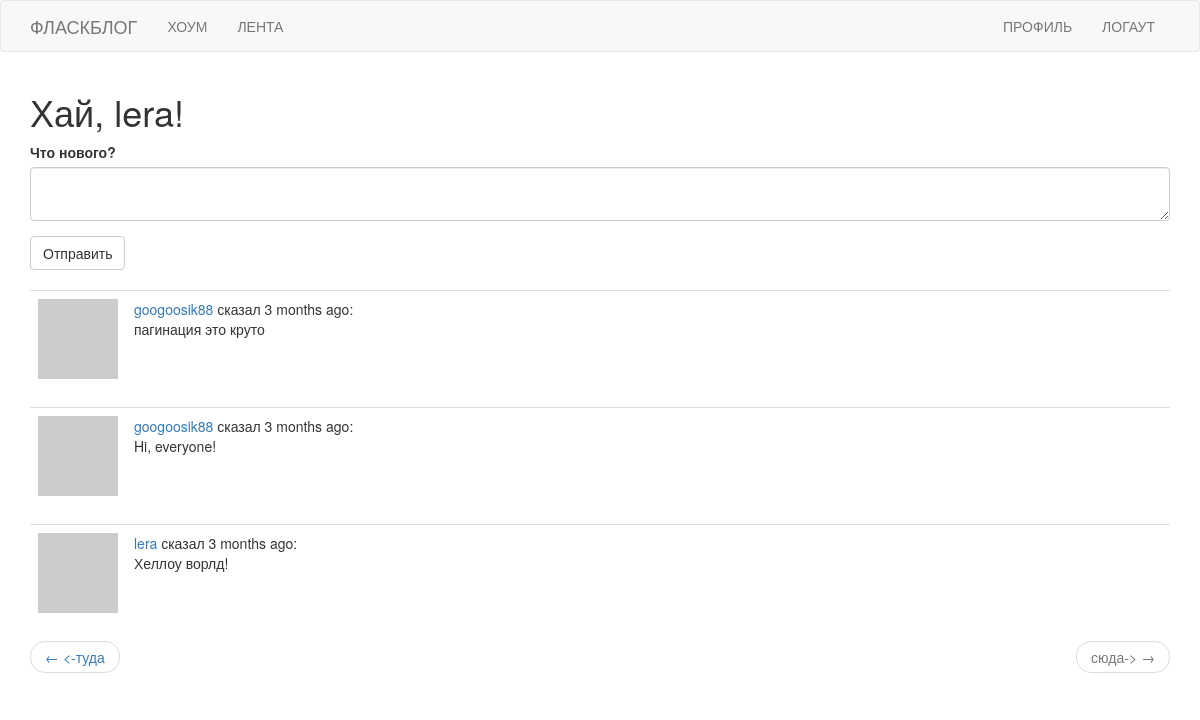
Page /index?page=2 (signed in) on the committed database.
### app/models.py (models this page shows, shortened)
class User(UserMixin, db.Model):
    id = db.Column(db.Integer, primary_key=True)
    username = db.Column(db.String(64), index=True, unique=True)
    email = db.Column(db.String(120), index=True, unique=True)
    password_hash = db.Column(db.String(128))
    about_me = db.Column(db.String(140))
    last_seen = db.Column(db.DateTime, default=datetime.utcnow)
    posts = db.relationship('Post', backref='author', lazy='dynamic')
    followed = db.relationship(
        'User', secondary=followers,
        primaryjoin=(followers.c.follower_id == id),
        secondaryjoin=(followers.c.followed_id == id),
        backref=db.backref('followers', lazy='dynamic'), lazy='dynamic')
    def avatar(self, size):
        digest = md5(self.email.lower().encode('utf-8')).hexdigest()
        return 'https://www.gravatar.com/avatar/{}?d=identicon&s={}'.format(digest, size)
    """Подписка"""
    """Отписка"""
    """Проверка на подписку"""
    """Лента"""
    def followed_posts(self):
        followed = Post.query.join(
            followers, (followers.c.followed_id == Post.user_id)).filter(
                followers.c.follower_id == self.id)
        own = Post.query.filter_by(user_id=self.id)
        return followed.union(own).order_by(Post.timestamp.desc())
    '''Запрос токена на восстановление пароля'''
    '''Верификация токена на восстановление пароля'''

class Post(db.Model):
    id = db.Column(db.Integer, primary_key=True)
    body = db.Column(db.String(140))
    timestamp = db.Column(db.DateTime, index=True, default=datetime.utcnow)
    user_id = db.Column(db.Integer, db.ForeignKey('user.id'))

### app/routes.py (the view)
@app.route('/', methods=['GET', 'POST'])
@app.route('/index', methods=['GET', 'POST'])
@login_required
def index():
    form = PostForm()
    if form.validate_on_submit():                                   ####POST/REDIRECT/GET/
        post = Post(body=form.post.data, author=current_user)
        db.session.add(post)
        db.session.commit()
        flash('Ваш пост опубликован!')
        return redirect(url_for('index'))
    page = request.args.get('page', 1, type=int)
    posts = current_user.followed_posts().paginate(
        page, app.config['POST_PER_PAGE'], False)
    next_url = url_for('index', page=posts.next_num) if posts.has_next else None
    prev_url = url_for('index', page=posts.prev_num) if posts.has_prev else None
    return render_template('index.html', title='Active Gomez',
                           form=form, posts=posts.items,
                           next_url=next_url, prev_url=prev_url)

### app/forms.py
class PostForm(FlaskForm):
    post = TextAreaField('Что нового?', validators=[
        DataRequired(), Length(min=1, max=140)])
    submit = SubmitField('Отправить')

### app/models.py (called while the page is built)
@login.user_loader
def load_user(id):
    return User.query.get(int(id))

### app/routes.py (called while the page is built)
@app.before_request
def before_request():
    if current_user.is_authenticated:
        current_user.last_seen = datetime.utcnow()
        db.session.commit()

### app/templates/index.html
{% extends "base.html" %}
{% import 'bootstrap/wtf.html' as wtf %}
{% block app_content %}
    <h1>Хай, {{ current_user.username }}!</h1>
    {% if form %}
    {{ wtf.quick_form(form) }}
    <br>
    {% endif %}
    {% for post in posts %}
        {% include '_post.html' %}
    {% endfor %}
    <nav aria-label="...">
        <ul class="pager">
            <li class="previous{% if not prev_url %} disabled{% endif %}">
                <a href="{{ prev_url or '#' }}">
                    <span aria-hidden="true">&larr;</span> <-туда
                </a>
            </li>
            <li class="next{% if not next_url %} disabled{% endif %}">
                <a href="{{ next_url or '#' }}">
                    сюда-> <span aria-hidden="true">&rarr;</span>
                </a>
            </li>
        </ul>
    </nav>
{% endblock %}

### app/templates/_post.html
<table class="table table-hover">
    <tr>
        <td width="70px">
            <a href="{{ url_for('user', username=post.author.username) }}">
                <img src="{{ post.author.avatar(70) }}" />
            </a>
        </td>
        <td>
            <a href="{{ url_for('user', username=post.author.username) }}">
                {{ post.author.username }}
            </a>
            сказал {{ moment(post.timestamp).fromNow() }}:
            <br>
            {{ post.body }}
        </td>
    </tr>
</table>

### rows in the picture
User: username "lera"
Post: author.username "googoosik88", timestamp "3 months ago", body "пагинация это круто"
Post: author.username "googoosik88", timestamp "3 months ago", body "Hi, everyone!"
Post: author.username "lera", timestamp "3 months ago", body "Хеллоу ворлд!"
